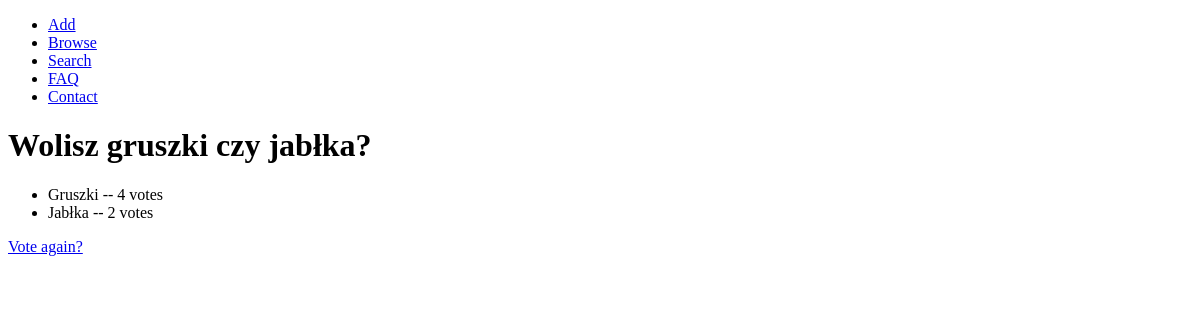
Before: /polls/2/results with the older database file.
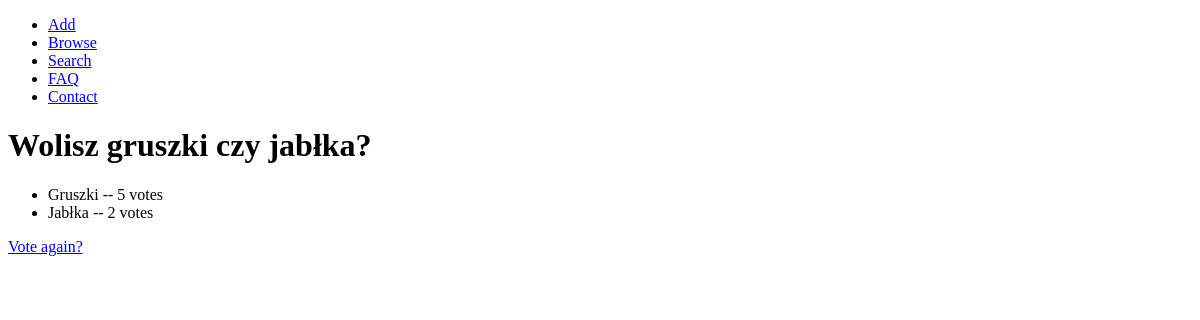
After: the same page with the newer database file.
### polls/models.py (models this page shows, shortened)
class Choice(models.Model):
    question = models.ForeignKey(Question)
    choice_text = models.CharField(max_length=300)
    votes = models.IntegerField(default=0)

### polls/views.py (the view)
# urls.py: url(r'^(?P<question_id>[0-9]+)/results$', views.results, name='results'),
def results(request, question_id):
    question = get_object_or_404(Question, pk=question_id)
    return render(request, 'polls/results.html', {'question': question})

### templates/polls/results.html (shortened to what this page needs)
<!DOCTYPE html>
<html lang="en">
<head>
</head>
<body>
    {% include 'fast_polls/my_menu.html' %}
    <h1>{{ question.question_text }}</h1>
        <ul>
            {% for choice in question.choice_set.all %}
                <li>{{ choice.choice_text }} -- {{ choice.votes }} vote{{ choice.votes|pluralize }}</li>
            {% endfor %}
        </ul>
    <a href="{% url 'polls:vote' question.id %}">Vote again?</a>
</body>
</html>

Changed rows visible on the page:
changed Choice "Gruszki": votes "4" → "5"
